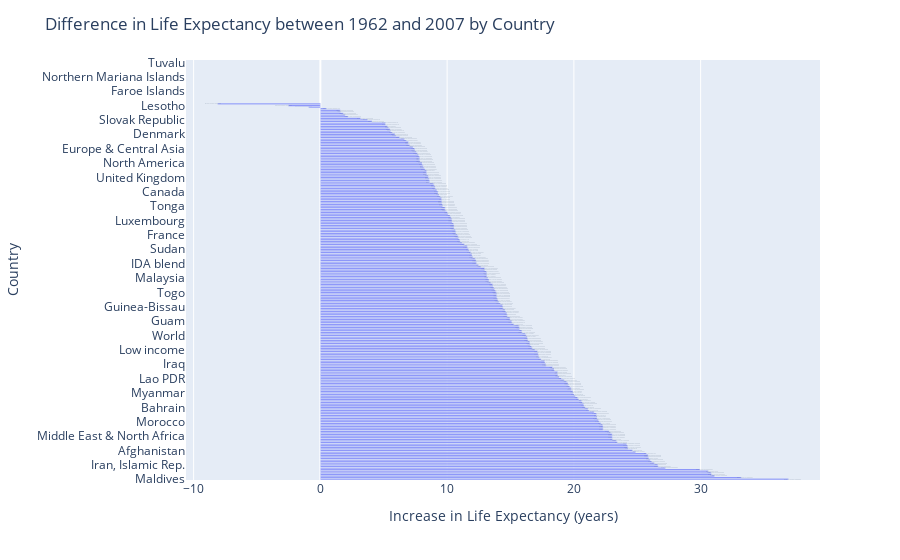

The notebook cell this image was saved under:
### Code cell
# Sort the countries by increase in life expectancy in descending order
df_pivot_sorted = df_pivot.sort_values(by='diff', ascending=False)

# Create a bar chart of the difference in life expectancy between 1962 and 2007 for each country
fig = px.bar(df_pivot_sorted, x='diff', y=df_pivot_sorted.index, orientation='h', text='diff')

# Title and axis
fig.update_layout(title='Difference in Life Expectancy between 1962 and 2007 by Country',
                  xaxis_title='Increase in Life Expectancy (years)', yaxis_title='Country')

# Show the plot
fig.show()

### Figure 1 — Plotly figure (JSON) as saved in the notebook; plotly's stock layout.template omitted (floating-point values rounded to 4 significant figures; data arrays with more than 128 entries replaced by an {"elided": "..."} marker saying what was removed)
{"data": [{"alignmentgroup": "True", "hovertemplate": "diff=%{text}<br>Country Name=%{y}<extra></extra>", "legendgroup": "", "marker": {"color": "#636efa", "pattern": {"shape": ""}}, "name": "", "offsetgroup": "", "orientation": "h", "showlegend": false, "text": {"elided": "263 float values"}, "textposition": "auto", "type": "bar", "x": {"elided": "263 float values"}, "xaxis": "x", "y": {"elided": "263 str values"}, "yaxis": "y"}], "layout": {"barmode": "relative", "legend": {"tracegroupgap": 0}, "margin": {"t": 60}, "title": {"text": "Difference in Life Expectancy between 1962 and 2007 by Country"}, "xaxis": {"anchor": "y", "domain": [0, 1], "title": {"text": "Increase in Life Expectancy (years)"}}, "yaxis": {"anchor": "x", "domain": [0, 1], "title": {"text": "Country"}}}}
